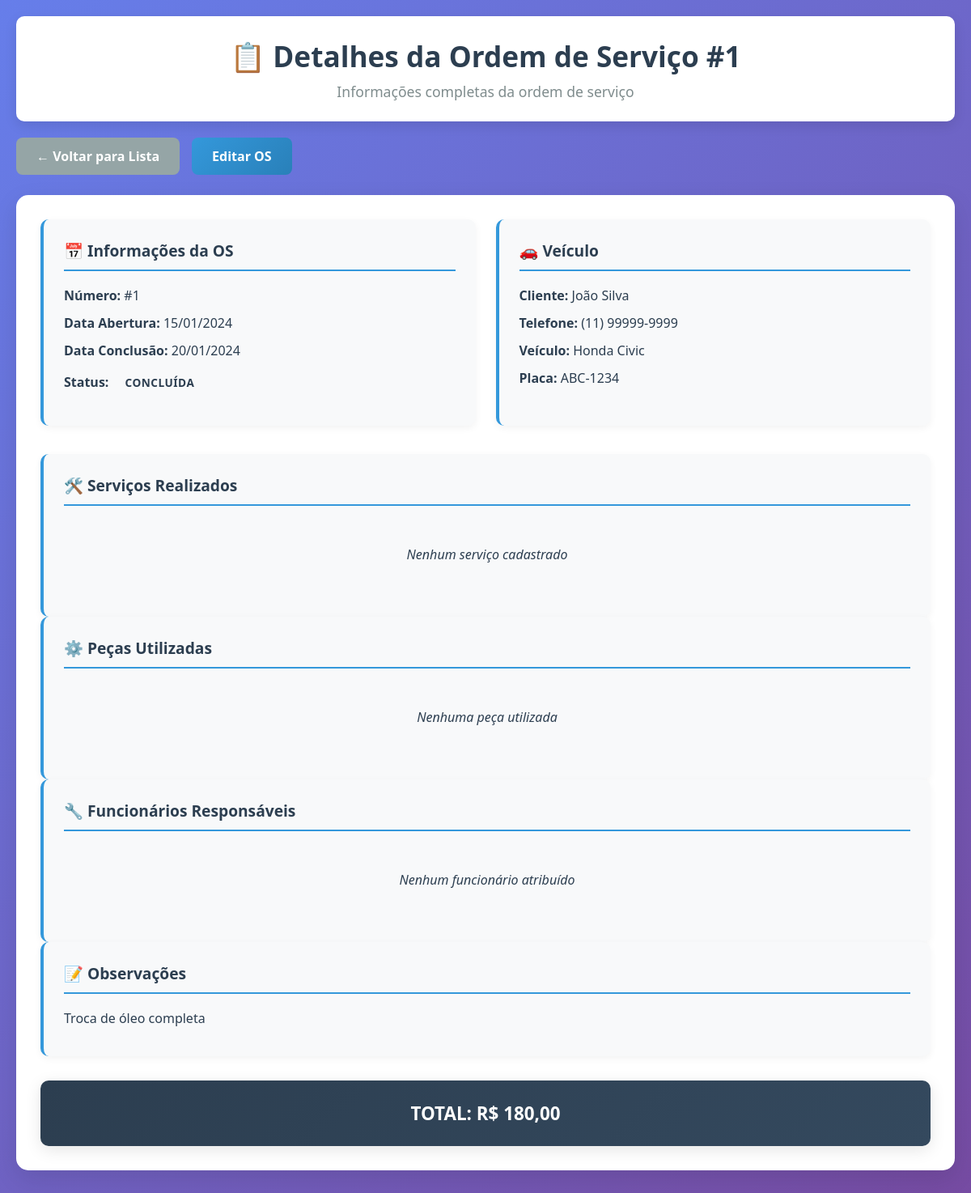
Page /ordens-servico/detalhes.php?id=1 on the committed database.
### tables this page shows
CREATE TABLE OS (
    ID_OS INT AUTO_INCREMENT PRIMARY KEY,
    ID_VEICULO INT NOT NULL,
    DATA_ABERTURA DATE NOT NULL,
    STATUS VARCHAR(50) DEFAULT 'Aberta',
    DATA_CONCLUSAO DATE,
    OBS TEXT,
    TOTAL DECIMAL(10,2),
    FOREIGN KEY(ID_VEICULO) REFERENCES VEICULO(ID_VEICULO)
);

CREATE TABLE CLIENTE (
    ID_CLIENTE INT AUTO_INCREMENT PRIMARY KEY,
    NOME_CLIENTE VARCHAR(100) NOT NULL,
    CPF_CLIENTE VARCHAR(14) UNIQUE,
    TELEFONE_CLIENTE VARCHAR(15),
    EMAIL VARCHAR(100),
    ENDERECO VARCHAR(255)
);

CREATE TABLE VEICULO (
    ID_VEICULO INT AUTO_INCREMENT PRIMARY KEY,
    MODELO VARCHAR(50) NOT NULL,
    MARCA VARCHAR(50) NOT NULL,
    ID_CLIENTE INT NOT NULL,
    ANO INT,
    PLACA VARCHAR(10) UNIQUE NOT NULL,
    FOREIGN KEY(ID_CLIENTE) REFERENCES CLIENTE(ID_CLIENTE)
);

### ordens-servico/detalhes.php (the view, shortened to what this page needs)
<?php
require_once '../conexao.php';
$id_os = $_GET['id'];
$sql_os = "SELECT os.*, v.MARCA, v.MODELO, v.PLACA, c.NOME_CLIENTE, c.TELEFONE_CLIENTE
           FROM OS os
           JOIN VEICULO v ON os.ID_VEICULO = v.ID_VEICULO
           JOIN CLIENTE c ON v.ID_CLIENTE = c.ID_CLIENTE
           WHERE os.ID_OS = ?";
$stmt_os = $pdo->prepare($sql_os);
$stmt_os->execute([$id_os]);
$os = $stmt_os->fetch(PDO::FETCH_ASSOC);
$sql_servicos = "SELECT s.* FROM SERVICO s
                 JOIN REALIZA r ON s.ID_SERVICO = r.ID_SERVICO
                 WHERE r.ID_OS = ?";
$stmt_servicos = $pdo->prepare($sql_servicos);
$stmt_servicos->execute([$id_os]);
$servicos = $stmt_servicos->fetchAll();
$sql_pecas = "SELECT p.*, u.QUANTIDADE FROM PECAS p
              JOIN UTILIZA u ON p.ID_PECA = u.ID_PECA
              WHERE u.ID_OS = ?";
$stmt_pecas = $pdo->prepare($sql_pecas);
$stmt_pecas->execute([$id_os]);
$pecas = $stmt_pecas->fetchAll();
$sql_funcionarios = "SELECT f.* FROM FUNCIONARIO f
                     JOIN ATENDE a ON f.ID_FUNCIONARIO = a.ID_FUNCIONARIO
                     WHERE a.ID_OS = ?";
$stmt_funcionarios = $pdo->prepare($sql_funcionarios);
$stmt_funcionarios->execute([$id_os]);
$funcionarios = $stmt_funcionarios->fetchAll();
?>
<!DOCTYPE html>
<html lang="pt-br">
<head>
    <link rel="stylesheet" href="detalhes.css">
</head>
<body>
    <div class="container">
        <div class="header">
            <h1>📋 Detalhes da Ordem de Serviço #<?= $os['ID_OS'] ?></h1>
            <p>Informações completas da ordem de serviço</p>
        </div>
        <div class="actions">
            <a href="listar.php" class="btn btn-secondary">← Voltar para Lista</a>
            <a href="editar.php?id=<?= $os['ID_OS'] ?>" class="btn btn-primary">Editar OS</a>
        </div>
        <div class="detalhes-container">
            <div class="info-grid">
                <div class="info-card">
                    <h4>📅 Informações da OS</h4>
                    <p><strong>Número:</strong> #<?= $os['ID_OS'] ?></p>
                    <p><strong>Data Abertura:</strong> <?= date('d/m/Y', strtotime($os['DATA_ABERTURA'])) ?></p>
                    <p><strong>Data Conclusão:</strong> <?= $os['DATA_CONCLUSAO'] ? date('d/m/Y', strtotime($os['DATA_CONCLUSAO'])) : 'Em andamento' ?></p>
                    <p><strong>Status:</strong>
                        <?php
$status = isset($os['STATUS']) ? $os['STATUS'] : ($os['DATA_CONCLUSAO'] ? 'Concluída' : 'Aberta');
$status_class = 'status-' . strtolower(str_replace(' ', '-', $status));
?>
<span class="status-badge <?= $status_class ?>"><?= $status ?></span>
                    </p>
                </div>
                <div class="info-card">
                    <h4>🚗 Veículo</h4>
                    <p><strong>Cliente:</strong> <?= htmlspecialchars($os['NOME_CLIENTE']) ?></p>
                    <p><strong>Telefone:</strong> <?= htmlspecialchars($os['TELEFONE_CLIENTE']) ?></p>
                    <p><strong>Veículo:</strong> <?= htmlspecialchars($os['MARCA'] . ' ' . $os['MODELO']) ?></p>
                    <p><strong>Placa:</strong> <?= htmlspecialchars($os['PLACA']) ?></p>
                </div>
            </div>
            <div class="info-card">
                <h4>🛠️ Serviços Realizados</h4>
                <div class="lista-itens">
                    <?php if (count($servicos) > 0): ?>
                        <?php foreach ($servicos as $servico): ?>
                            <div class="item">
                                <span><?= htmlspecialchars($servico['NOME_SERVICO']) ?></span>
                                <span>R$ <?= number_format($servico['MAO_DE_OBRA'], 2, ',', '.') ?></span>
                            </div>
                        <?php endforeach; ?>
                    <?php else: ?>
                        <p class="empty-state">Nenhum serviço cadastrado</p>
                    <?php endif; ?>
                </div>
            </div>
            <div class="info-card">
                <h4>⚙️ Peças Utilizadas</h4>
                <div class="lista-itens">
                    <?php if (count($pecas) > 0): ?>
                        <?php foreach ($pecas as $peca): ?>
                            <div class="item">
                                <span><?= htmlspecialchars($peca['NOME_PECA']) ?> (x<?= $peca['QUANTIDADE'] ?>)</span>
                                <span>R$ <?= number_format($peca['PRECO'] * $peca['QUANTIDADE'], 2, ',', '.') ?></span>
                            </div>
                        <?php endforeach; ?>
                    <?php else: ?>
                        <p class="empty-state">Nenhuma peça utilizada</p>
                    <?php endif; ?>
                </div>
            </div>
            <div class="info-card">
                <h4>🔧 Funcionários Responsáveis</h4>
                <div class="lista-itens">
                    <?php if (count($funcionarios) > 0): ?>
                        <?php foreach ($funcionarios as $funcionario): ?>
                            <div class="item">
                                <span><?= htmlspecialchars($funcionario['NOME_FUNCIONARIO']) ?></span>
                                <span><?= htmlspecialchars($funcionario['TELEFONE_FUNCIONARIO']) ?></span>
                            </div>
                        <?php endforeach; ?>
                    <?php else: ?>
                        <p class="empty-state">Nenhum funcionário atribuído</p>
                    <?php endif; ?>
                </div>
            </div>
            <?php if (!empty($os['OBS'])): ?>
                <div class="info-card">
                    <h4>📝 Observações</h4>
                    <p><?= nl2br(htmlspecialchars($os['OBS'])) ?></p>
                </div>
            <?php endif; ?>
            <div class="total">
                TOTAL: R$ <?= number_format($os['TOTAL'], 2, ',', '.') ?>
            </div>
        </div>
    </div>
</body>
</html>

### ordens-servico/detalhes.css (style rules this page uses)
* { margin: 0; padding: 0; box-sizing: border-box; }
body { font-family: 'Segoe UI', Tahoma, Geneva, Verdana, sans-serif; background: linear-gradient(135deg, #667eea 0%, #764ba2 100%); min-height: 100vh; padding: 20px; color: #333; }
.container { width: 100%; max-width: 1200px; margin: 0 auto; }
.header { background: white; border-radius: 10px; padding: 25px; margin-bottom: 20px; box-shadow: 0 5px 15px rgba(0,0,0,0.1); text-align: center; }
.header h1 { color: #2c3e50; font-size: 2.2em; margin-bottom: 8px; }
.header p { color: #7f8c8d; font-size: 1.1em; }
.actions { display: flex; gap: 15px; margin-bottom: 25px; flex-wrap: wrap; }
.btn { padding: 12px 25px; border: none; border-radius: 8px; font-size: 1em; font-weight: 600; text-decoration: none; text-align: center; cursor: pointer; transition: all 0.3s ease; display: inline-block; }
.btn-primary { background: linear-gradient(135deg, #3498db, #2980b9); color: white; }
.btn-secondary { background: #95a5a6; color: white; }
.detalhes-container { background: white; border-radius: 15px; padding: 30px; box-shadow: 0 10px 30px rgba(0,0,0,0.1); margin-bottom: 20px; }
.info-grid { display: grid; grid-template-columns: repeat(auto-fit, minmax(300px, 1fr)); gap: 25px; margin-bottom: 35px; }
.info-card { background: #f8f9fa; padding: 25px; border-radius: 10px; border-left: 4px solid #3498db; transition: transform 0.3s ease; box-shadow: 0 3px 10px rgba(0,0,0,0.05); }
.info-card h4 { color: #2c3e50; margin-bottom: 18px; border-bottom: 2px solid #3498db; padding-bottom: 10px; font-size: 1.2em; }
.info-card p { margin: 10px 0; color: #2c3e50; line-height: 1.5; }
.info-card strong { color: #2c3e50; }
.status-badge { padding: 8px 16px; border-radius: 20px; font-weight: bold; font-size: 0.85em; text-transform: uppercase; letter-spacing: 0.5px; display: inline-block; }
.lista-itens { margin-top: 15px; }
.total { background: linear-gradient(135deg, #2c3e50, #34495e); color: white; padding: 25px; border-radius: 10px; text-align: center; font-size: 1.4em; font-weight: bold; margin-top: 30px; box-shadow: 0 5px 20px rgba(0,0,0,0.1); }
.empty-state { text-align: center; color: #7f8c8d; padding: 30px; font-style: italic; }

### rows in the picture
os: ID_OS "1", DATA_ABERTURA "15/01/2024", DATA_CONCLUSAO "20/01/2024", STATUS "CONCLUÍDA", cliente.NOME_CLIENTE "João Silva", cliente.TELEFONE_CLIENTE "(11) 99999-9999", ID_VEICULO.MODELO "Honda Civic", ID_VEICULO.PLACA "ABC-1234", OBS "Troca de óleo completa", TOTAL "180,00"
